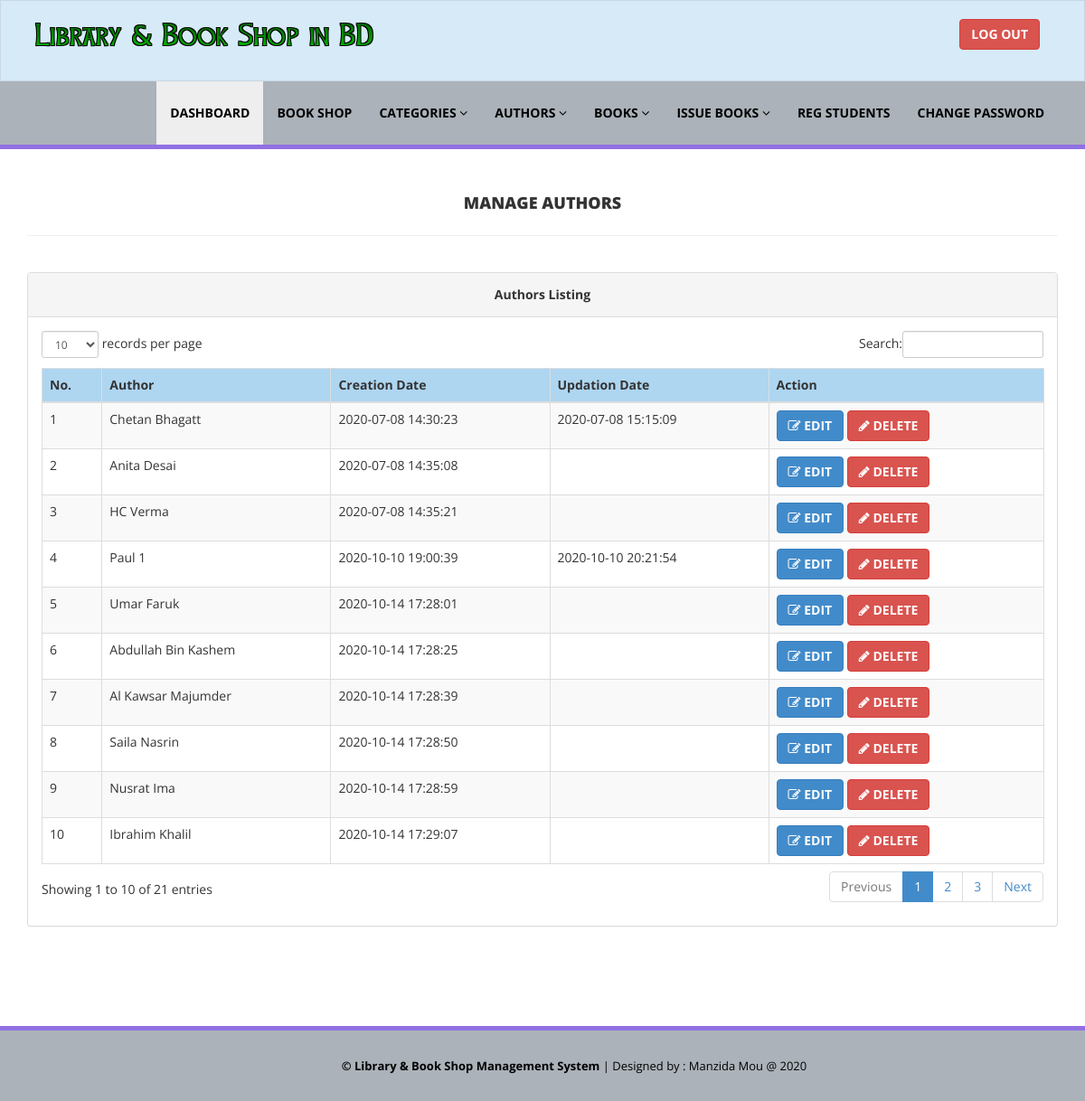
/library/admin/manage-authors.php (signed in), run on the app's committed database.
### tables this page shows
CREATE TABLE `tblauthors` (
  `id` int(11) NOT NULL,
  `AuthorName` varchar(159) DEFAULT NULL,
  `creationDate` timestamp NULL DEFAULT current_timestamp(),
  `UpdationDate` timestamp NULL DEFAULT NULL ON UPDATE current_timestamp()
);

### library/admin/manage-authors.php (the view, shortened to what this page needs)
<?php
include('includes/config.php');
if(strlen($_SESSION['alogin'])==0)
    {
header('location:index.php');
}
else{
    ?>
<!DOCTYPE html>
<html xmlns="http://www.w3.org/1999/xhtml">
<head>
    <link href="assets/css/bootstrap.css" rel="stylesheet" />
    <link href="assets/css/font-awesome.css" rel="stylesheet" />
    <link href="assets/js/dataTables/dataTables.bootstrap.css" rel="stylesheet" />
    <link href="assets/css/style.css" rel="stylesheet" />
</head>
<body>
<?php include('includes/header.php');?>
    <div class="content-wrapper">
         <div class="container">
        <div class="row pad-botm">
            <div class="col-md-12">
                <center><b><h4 class="header-line">Manage Authors</h4></b></center>
    </div>
     <div class="row">
</div>
        </div>
            <div class="row">
                <div class="col-md-12">
                    <div class="panel panel-default">
                        <div class="panel-heading">
                           <center><b>Authors Listing</b></center>
                        </div>
                        <div class="panel-body">
                            <div class="table-responsive">
                                <table class="table table-striped table-bordered table-hover" id="dataTables-example">
                                    <thead style="background:#AED6F1">
                                        <tr>
                                            <th>No.</th>
                                            <th>Author</th>
                                            <th>Creation Date</th>
                                            <th>Updation Date</th>
                                            <th>Action</th>
                                        </tr>
                                    </thead>
                                    <tbody>
<?php $sql = "SELECT * from  tblauthors";
$query = $dbh -> prepare($sql);
$query->execute();
$results=$query->fetchAll(PDO::FETCH_OBJ);
$cnt=1;
if($query->rowCount() > 0)
{
foreach($results as $result)
{               ?>
                                        <tr class="odd gradeX">
                                            <td class="center"><?php echo htmlentities($cnt);?></td>
                                            <td class="center"><?php echo htmlentities($result->AuthorName);?></td>
                                            <td class="center"><?php echo htmlentities($result->creationDate);?></td>
                                            <td class="center"><?php echo htmlentities($result->UpdationDate);?></td>
                                            <td class="center">
                                            <a href="edit-author.php?athrid=<?php echo htmlentities($result->id);?>"><button class="btn btn-primary"><i class="fa fa-edit "></i> <b>EDIT</b></button>
                                          <a href="manage-authors.php?del=<?php echo htmlentities($result->id);?>" onclick="return confirm('Are you sure you want to delete?');"" >  <button class="btn btn-danger"><i class="fa fa-pencil"></i> <b>DELETE</b></button>
                                            </td>
                                        </tr>
 <?php $cnt=$cnt+1;}} ?>
                                    </tbody>
                                </table>
                            </div>
                        </div>
                    </div>
                </div>
            </div>
    </div>
    </div>
  <?php include('includes/footer.php');?>
</body>
</html>
<?php } ?>

### library/admin/assets/css/style.css (style rules this page uses)
.content-wrapper { margin-top: 40px; min-height:800px; padding-bottom:90px; }
.header-line { font-weight:900; padding-bottom:25px; border-bottom:1px solid #eeeeee; text-transform:uppercase; }
.pad-botm { padding-bottom:30px; }

### data on the page
tblauthors: AuthorName "Chetan Bhagatt", creationDate "2020-07-08 14:30:23", UpdationDate "2020-07-08 15:15:09"
tblauthors: AuthorName "Anita Desai", creationDate "2020-07-08 14:35:08"
tblauthors: AuthorName "HC Verma", creationDate "2020-07-08 14:35:21"
tblauthors: AuthorName "Paul 1", creationDate "2020-10-10 19:00:39", UpdationDate "2020-10-10 20:21:54"
tblauthors: AuthorName "Umar Faruk", creationDate "2020-10-14 17:28:01"
tblauthors: AuthorName "Abdullah Bin Kashem", creationDate "2020-10-14 17:28:25"
tblauthors: AuthorName "Al Kawsar Majumder", creationDate "2020-10-14 17:28:39"
tblauthors: AuthorName "Saila Nasrin", creationDate "2020-10-14 17:28:50"
tblauthors: AuthorName "Nusrat Ima", creationDate "2020-10-14 17:28:59"
tblauthors: AuthorName "Ibrahim Khalil", creationDate "2020-10-14 17:29:07"
